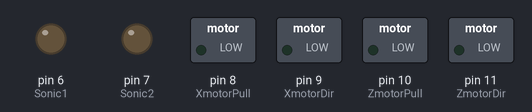
This sketch was run on a simulated Arduino Mega 2560, built with avr-gcc and run on an emulated ATmega2560. Shown: switched loads named in the sketch (green lamp = pin HIGH), output pins drawn as LEDs (lit = HIGH).

Above: at 0.1 s.
At 2.39 s:
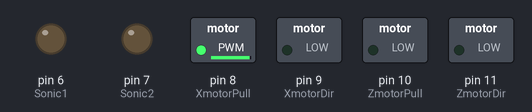
At 39.68 s:
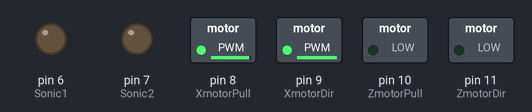
Timing chart, 0 to 40.0 s (numbered marks = the images above):
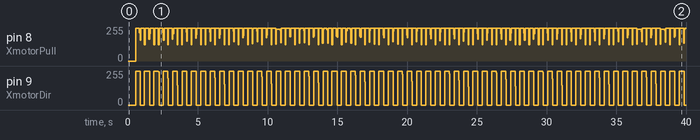

The sketch:

sketch_jun25b.ino
```cpp
int XmotorPull = 8;    // Pull Pin on the X-Axis Motor
int XmotorDir = 9;     // Direction Pin on the X-Axis Motor
int ZmotorPull = 10;   // Pull Pin on the Z-Axis Motor
int ZmotorDir = 11;    // Direction Pin on the Z-Axis Motor

// WILLL NEED TO CHANGE
int ZStepsPer_mm = 200;  // number of steps of the motor for 1 mm of travel in the Z Axis
int XStepsPer_mm = 200;  // number of steps of the motor for 1 mm of travel in the X Axis

int Sonic1 = 6;  // Pin to activate ultrasonic sensor 1
int Sonic2 = 7;  // Pin to activate ultrasonic sensor 2

int SwXMax = 22;  // Pin for switch ....TO DO$$$$$$$
int SwXMin = 24;
int SwZMax = 26;
int SwZMin = 28;

int current_range_reading = -1;     // hold the place of a Usonic range reading
int sonicSensorOffset = 600;       // number of mm the sensor is offest from the welder head
int desiredWelderOffset = 10;      // number of mm we want the welder above the meterial.


// Funcrion that initilizes hardware components
void setup() {

  pinMode(XmotorPull, OUTPUT);  // Setup Pins as outputs for motor control
  pinMode(XmotorDir, OUTPUT);
  pinMode(ZmotorPull, OUTPUT);
  pinMode(ZmotorDir, OUTPUT);

  pinMode(Sonic1, OUTPUT);  // set the trigger pin for the ultrasonic to an output on the mega.
  pinMode(Sonic2, OUTPUT);  // set the trigger pin for the ultrasonic to an output on the mega.

  digitalWrite(Sonic1, LOW); // so sonics dont pulse unless pin is brought high
  digitalWrite(Sonic2, LOW);

  pinMode(SwXMax, INPUT);
  pinMode(SwXMin, INPUT);
  pinMode(SwZMax, INPUT);
  pinMode(SwZMin, INPUT);

  Serial.begin(115200);  // Start talking to RasberryPi
  Serial1.begin(9600);   // Start Talking to  ultrasonic sensor 1
  Serial2.begin(9600);   // Start Talking to  ultrasonic sensor 2

  delay(500);            // Allow enough time for conections to establish

}

// Function that is called on repete by the micro
void loop() {
  //MoveZAxis(AdvSonicReading() - sonicSensorOffset); // how far is the welder head from the meterial

 //delay(1000);
 //Serial.println(AdvSonicReading());
 //int x = AdvSonicReading();
// Serial.println(x);
// MoveZAxis(x - sonicSensorOffset);

//MoveXAxis(3);
for(int i =0; i<300;i++){
  MoveOneStep("X",1);
}
delay(20);
for(int i =0; i<300;i++){
  MoveOneStep("X",-1);
}
delay(20);


}


// Function gathers Sonic readings and takes the adverdge
int AdvSonicReading(){

  while(1){
    int count = 0;
    int one = getSonicReadingOne();
    int two = getSonicReadingTwo();
    int three = getSonicReadingOne();
    int four = getSonicReadingTwo();
    int sum = (one+ two + three + four) /4;
    if(sum * 1.25 < one || sum * .75 > one){
      sum = 0;
    }
    else{
      return sum;
    }

  }
}


// Function that gathers one reading from Ultrasonic 1
int getSonicReadingOne(){
   digitalWrite(Sonic1, HIGH);
   while(1){
     if (Serial1.available() > 5){  // one complete range, 6 characters long, is stored in the RX buffer.
          int inByte = Serial1.read(); // Examine the first stored character and decide what to do.
          if( inByte == 'R' ){ // "R" character
            int thousands = (Serial1.read() - '0') * 1000; // Take and convert each range digit to human-readable integer format.
            int hundreds = (Serial1.read() - '0') * 100;
            int tens = (Serial1.read() - '0') * 10;
            int units = (Serial1.read() - '0') * 1;
            int cr = Serial1.read(); // clear out the buffer
            // Assemble the digits into the range integer.
            current_range_reading = thousands + hundreds + tens + units;

            if(current_range_reading == 300){         //This is the minimum reading for the HRXL MaxSonar, not the actual distance
              Serial.println("S1 too close!");
            }
            else if(current_range_reading == 5000){   //This is the max reading for the HRXL MaxSonar, not the actual distance
              Serial.println("S1 too far!");
            }
            else{
              Serial.print("S1 Range (mm): ");
              Serial.println(current_range_reading); // write out the result and return it
              digitalWrite(Sonic1, LOW);
              return current_range_reading;
            }
          }
     }
   }

}

// Function that gathers one reading from Ultrasonic 2
int getSonicReadingTwo(){
   digitalWrite(Sonic2, HIGH);
   while(1){
     if (Serial2.available() > 5){  // one complete range, 6 characters long, is stored in the RX buffer.
          int inByte = Serial2.read(); // Examine the first stored character and decide what to do.
          if( inByte == 'R' ){ // "R" character
            int thousands = (Serial2.read() - '0') * 1000; // Take and convert each range digit to human-readable integer format.
            int hundreds = (Serial2.read() - '0') * 100;
            int tens = (Serial2.read() - '0') * 10;
            int units = (Serial2.read() - '0') * 1;
            int cr = Serial2.read(); // clear out the buffer
            // Assemble the digits into the range integer.
            current_range_reading = thousands + hundreds + tens + units;

            if(current_range_reading == 300){         //This is the minimum reading for the HRXL MaxSonar, not the actual distance
              Serial.println("S2 too close!");
            }
            else if(current_range_reading == 5000){   //This is the max reading for the HRXL MaxSonar, not the actual distance
              Serial.println("S2 too far!");
            }
            else{
              Serial.print("S2 Range (mm): ");
              Serial.println(current_range_reading);    // write out the result and return it
              digitalWrite(Sonic2, LOW);
              return current_range_reading;
            }
          }
     }
   }

}

// Function that will move the Z plane up or down 1 mm
void MoveZAxis(int distance){
  int dir =1;
  if(distance < 0){    // if negitive input set direction to -1
    dir = -1;
  }

  for(int i = 0; i< ZStepsPer_mm * abs(distance); i++){    // move the right number of steps based on input and steppsPer_mm
    MoveOneStep("Z", dir);
  }
}

void MoveXAxis(int distance){
  int dir =1;
  if(distance < 0){    // if negitive input set direction to -1
    dir = -1;
  }

  for(int i = 0; i< XStepsPer_mm * abs(distance); i++){    // move the right number of steps based on input and steppsPer_mm
    MoveOneStep("X", dir);
  }
}


// Function that takes in an axis and direction and moves the appropiate motor one step
// axis = 'X' or 'Z' dir = 1 for clockwise -1 for counterclockwise
void MoveOneStep(String axis, int dir){

  // Check if we are dealing with the X axis
  if(axis == "X"){
    digitalWrite(XmotorDir, LOW);    // Set the direction to Clockwise
    if(dir==1){
      digitalWrite(XmotorDir, HIGH);  // change direction if not Clockwise
    }
    digitalWrite(XmotorPull, HIGH);  // pulse the pull pin
    delay(1);
    digitalWrite(XmotorPull, LOW);
  }

  // If not X axis then must be Z axis
  else{
    digitalWrite(ZmotorDir, LOW);
    if(dir==1){
      digitalWrite(ZmotorDir, HIGH);
    }
    digitalWrite(ZmotorPull, HIGH);
    delay(1);
    digitalWrite(ZmotorPull, LOW);
  }
}
```

Measured:
- by itself, pin 9 (XmotorDir): ramps from 255/255 to 0/255 and jumps back, once every 0.68 s
